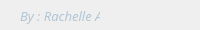
        <widget class="QFrame" name="Credits_Bar">
         <property name="maximumSize">
          <size>
           <width>16777215</width>
           <height>30</height>
          </size>
         </property>
         <property name="styleSheet">
          <string notr="true">background-color: none</string>
         </property>
         <property name="frameShape">
          <enum>QFrame::NoFrame</enum>
         </property>
         <property name="frameShadow">
          <enum>QFrame::Raised</enum>
         </property>
         <layout class="QHBoxLayout" name="horizontalLayout_2">
          <property name="spacing">
           <number>0</number>
          </property>
          <property name="leftMargin">
           <number>0</number>
          </property>
          <property name="topMargin">
           <number>0</number>
          </property>
          <property name="rightMargin">
           <number>0</number>
          </property>
          <property name="bottomMargin">
           <number>0</number>
          </property>
          <item>
           <widget class="QFrame" name="frame_label_credits">
            <property name="frameShape">
             <enum>QFrame::NoFrame</enum>
            </property>
            <property name="frameShadow">
             <enum>QFrame::Raised</enum>
            </property>
            <widget class="QLabel" name="label_credits">
             <property name="geometry">
              <rect>
               <x>20</x>
               <y>0</y>
               <width>451</width>
               <height>31</height>
              </rect>
             </property>
             <property name="font">
              <font>
               <family>Bahnschrift SemiLight Condensed</family>
               <pointsize>10</pointsize>
               <italic>true</italic>
              </font>
             </property>
             <property name="styleSheet">
              <string notr="true">color: rgb(177, 197, 212);</string>
             </property>
             <property name="text">
              <string>By : Rachelle Abdel Massih, Myriam Abou Atmeh, Sara Oud</string>
             </property>
            </widget>
           </widget>
          </item>
          <item>
           <widget class="QFrame" name="frame_grip">
            <property name="maximumSize">
             <size>
              <width>100</width>
              <height>16777215</height>
             </size>
            </property>
            <property name="frameShape">
             <enum>QFrame::NoFrame</enum>
            </property>
            <property name="frameShadow">
             <enum>QFrame::Raised</enum>
            </property>
           </widget>
          </item>
         </layout>
        </widget>
